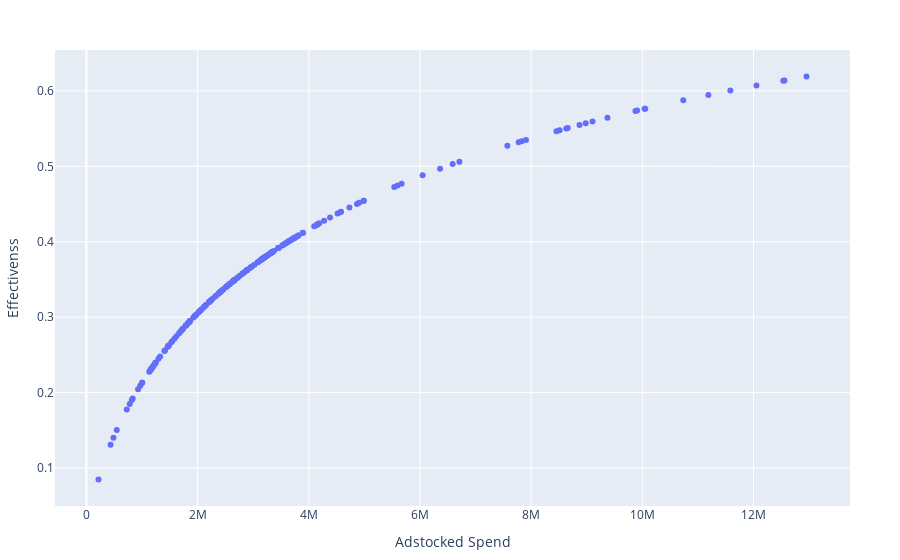

The cell this chart's notebook holds for it:
### Code cell
from plotly impo

media = 'vidtr'
spend_col = f'mdsp_{media}'
adstock_col = f'mdsp_{media}_adstock'
hill_col = f'mdsp_{media}_transformed'

fig = go.Figure()

fig.add_trace(go.Scatter(
    x=df[adstock_col],
    y=df[hill_col],
    mode='markers',
    name='Transformed vs Adstocked'
))

fig.update_layout(
    xaxis_title=f'Adstocked Spend',
    yaxis_title=f'Effectivenss',
    showlegend=False,
    margin=dict(l=50, r=50, t=50, b=50)
)

fig.show()

### Figure 1 — Plotly figure (JSON) as saved in the notebook; plotly's stock layout.template omitted (floating-point values rounded to 4 significant figures; data arrays with more than 128 entries replaced by an {"elided": "..."} marker saying what was removed)
{"data": [{"mode": "markers", "name": "Transformed vs Adstocked", "type": "scatter", "x": {"elided": "209 float values"}, "y": {"elided": "209 float values"}}], "layout": {"margin": {"b": 50, "l": 50, "r": 50, "t": 50}, "showlegend": false, "xaxis": {"title": {"text": "Adstocked Spend"}}, "yaxis": {"title": {"text": "Effectivenss"}}}}
